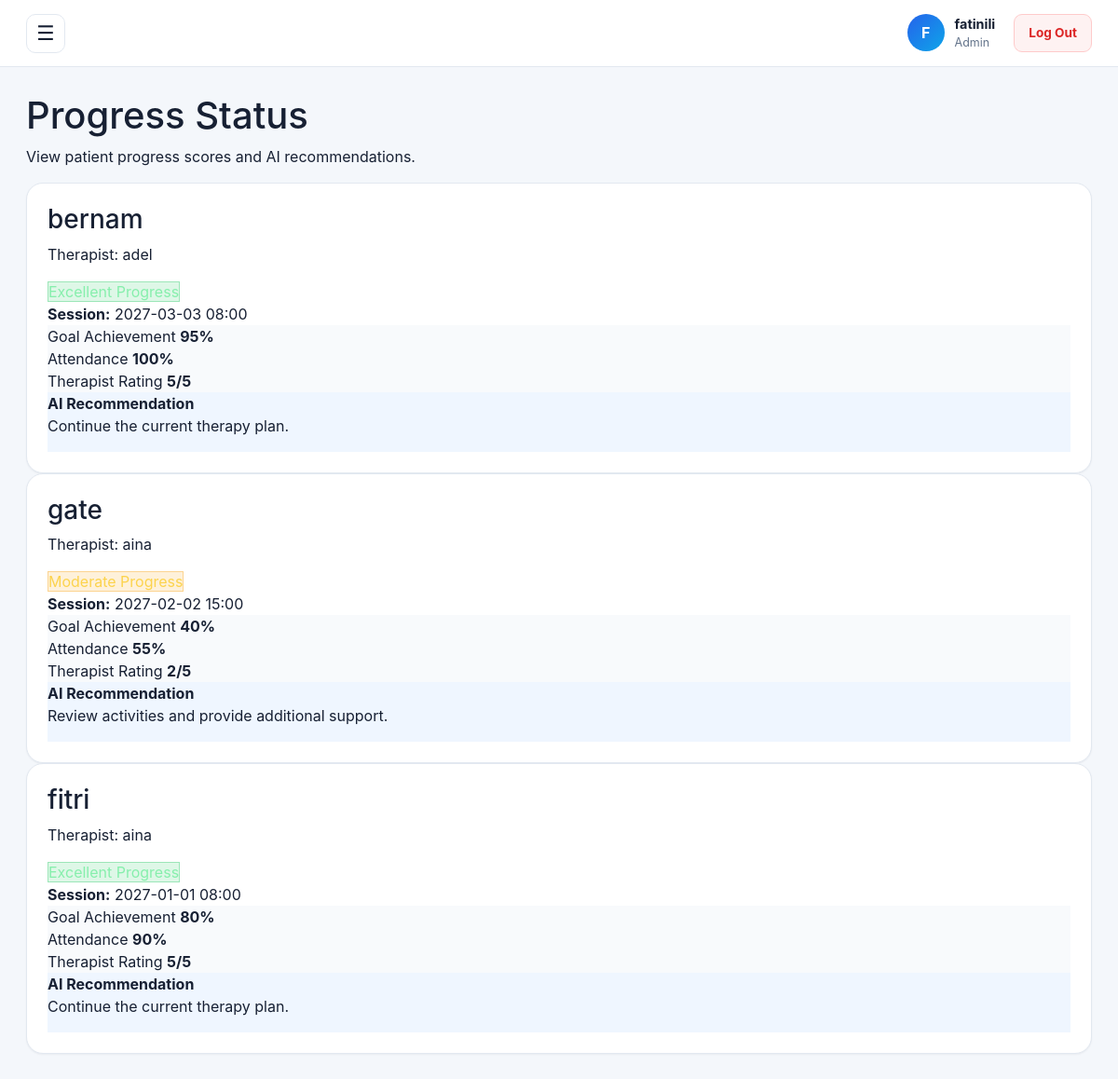
Page /admin/progress-status (signed in) on the earlier database version.
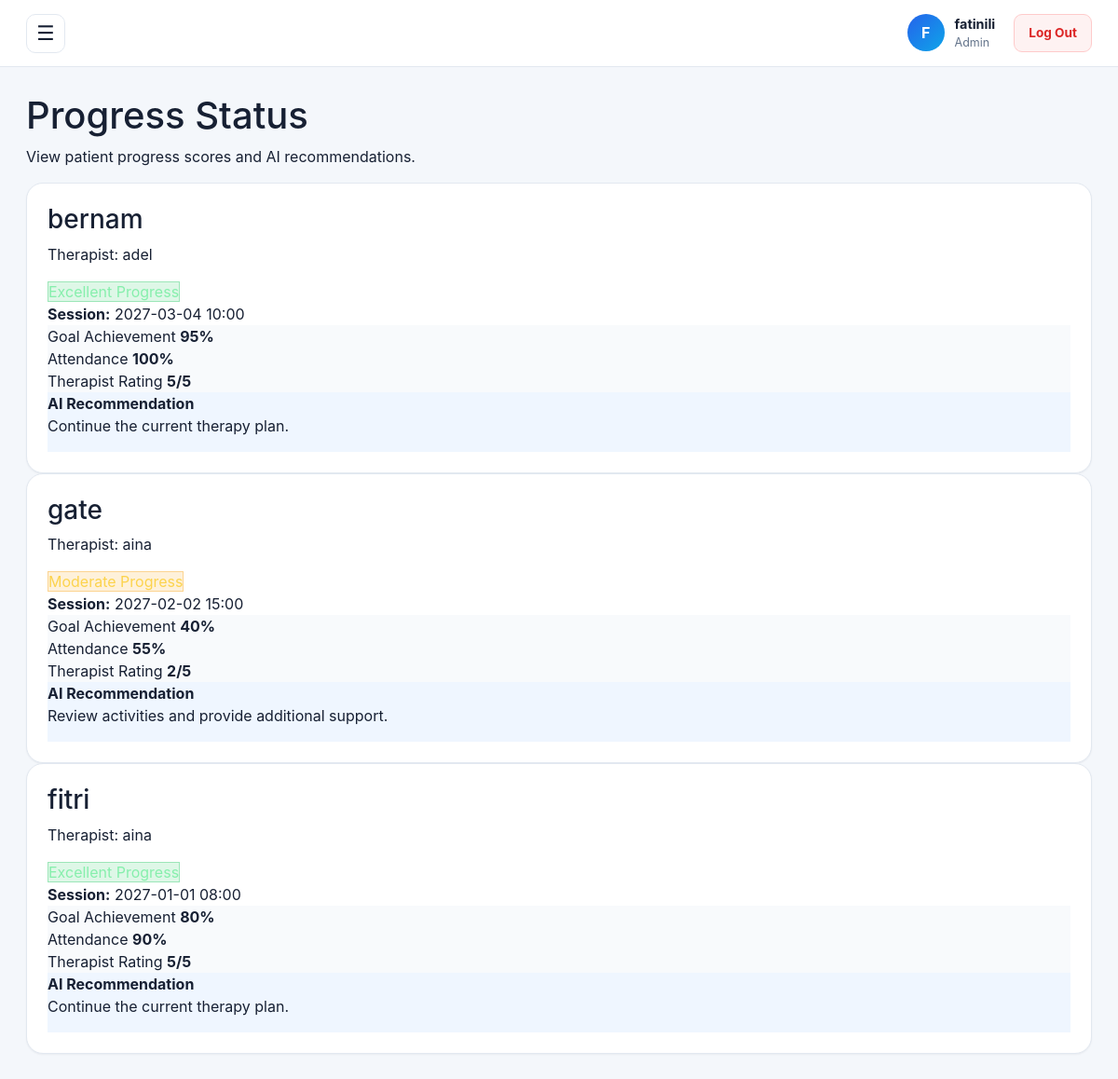
Same page on the later database version.
### tables this page shows
CREATE TABLE progress_notes (
        note_id INTEGER PRIMARY KEY AUTOINCREMENT,
        appointment_id INTEGER NOT NULL,
        therapist_user_id INTEGER NOT NULL,
        created_at TEXT NOT NULL,
        content TEXT NOT NULL, goal_score INTEGER DEFAULT 0, attendance_rate INTEGER DEFAULT 0, therapist_rating INTEGER DEFAULT 0, progress_status TEXT, ai_recommendation TEXT,
        FOREIGN KEY(appointment_id) REFERENCES appointments(appointment_id),
        FOREIGN KEY(therapist_user_id) REFERENCES users(user_id)
    );

CREATE TABLE appointments (
        appointment_id INTEGER PRIMARY KEY AUTOINCREMENT,
        client_id INTEGER NOT NULL,
        therapist_user_id INTEGER NOT NULL,
        appointment_type TEXT NOT NULL CHECK(appointment_type IN ('THERAPY','ASSESSMENT')) DEFAULT 'THERAPY',
        date_time TEXT NOT NULL,
        location TEXT,
        status TEXT NOT NULL CHECK(status IN ('Scheduled','Cancelled','Completed')) DEFAULT 'Scheduled',
        notes TEXT,

        confirmation_status TEXT NOT NULL
            CHECK(confirmation_status IN ('Pending','Accepted','Declined','Rescheduled'))
            DEFAULT 'Pending',
        update_note TEXT,
        last_updated_at TEXT,

        FOREIGN KEY(client_id) REFERENCES clients(client_id),
        FOREIGN KEY(therapist_user_id) REFERENCES users(user_id)
    );

CREATE TABLE clients (
        client_id INTEGER PRIMARY KEY AUTOINCREMENT,
        parent_user_id INTEGER NOT NULL,
        full_name TEXT NOT NULL,
        date_of_birth TEXT,
        FOREIGN KEY(parent_user_id) REFERENCES users(user_id)
    );

CREATE TABLE users (
        user_id INTEGER PRIMARY KEY AUTOINCREMENT,
        full_name TEXT NOT NULL,
        email TEXT NOT NULL UNIQUE,
        password_hash TEXT NOT NULL,

        role TEXT NOT NULL
            CHECK(role IN ('ADMIN', 'THERAPIST', 'PARENT')),

        must_change_password INTEGER NOT NULL DEFAULT 0,
        is_active INTEGER NOT NULL DEFAULT 1,

        approval_status TEXT NOT NULL
            CHECK(
                approval_status IN (
                    'APPROVED',
                    'PENDING',
                    'REJECTED'
                )
            )
            DEFAULT 'APPROVED'
    );

### app.py (the view)
@app.get("/admin/progress-status")
@login_required(roles=["ADMIN"])
def admin_progress_status():
    db = get_db()
    statuses = db.execute("""
        SELECT
            pn.note_id,
            pn.goal_score,
            pn.attendance_rate,
            pn.therapist_rating,
            pn.progress_status,
            pn.ai_recommendation,
            pn.created_at,
            c.full_name AS client_name,
            u.full_name AS therapist_name,
            a.appointment_type,
            a.date_time
        FROM progress_notes pn
        JOIN appointments a
            ON a.appointment_id = pn.appointment_id
        JOIN clients c
            ON c.client_id = a.client_id
        JOIN users u
            ON u.user_id = pn.therapist_user_id
        ORDER BY pn.created_at DESC
    """).fetchall()
    return render_template(
        "admin_progress_status.html",
        statuses=statuses
    )

### app.py (called while the page is built)
def get_db():
    if "db" not in g:
        g.db = sqlite3.connect(DB_PATH)
        g.db.row_factory = sqlite3.Row
    return g.db

def login_required(roles=None):
    def decorator(fn):
        @wraps(fn)
        def wrapper(*args, **kwargs):
            user = session.get("user")
            if not user:
                flash("Please log in first.", "error")
                return redirect(url_for("home"))
            if roles and user.get("role") not in roles:
                abort(403)
            return fn(*args, **kwargs)
        return wrapper
    return decorator

### templates/admin_progress_status.html (shortened to what this page needs)
{% extends "base.html" %}
{% block content %}
<section>
  <div class="page-header">
    <div>
      <h1>Progress Status</h1>
      <p class="muted">
        View patient progress scores and AI recommendations.
      </p>
    </div>
  </div>
  {% if statuses %}
    <div class="progress-grid">
      {% for status in statuses %}
        <div class="card progress-card">
          <div class="progress-card-header">
            <div>
              <h3>{{ status.client_name }}</h3>
              <p class="muted progress-therapist">
                Therapist: {{ status.therapist_name }}
              </p>
            </div>
            <span class="progress-badge
                {% if status.progress_status == 'Excellent Progress' %}
                    progress-excellent
                {% elif status.progress_status == 'Good Progress' %}
                    progress-good
                {% elif status.progress_status == 'Moderate Progress' %}
                    progress-moderate
                {% else %}
                    progress-poor
                {% endif %}
            ">
                {{ status.progress_status }}
            </span>
          </div>
          <div class="progress-session">
            <strong>Session:</strong>
            {{ status.date_time }}
          </div>
          <div class="progress-stats">
            <div class="progress-stat">
              <span>Goal Achievement</span>
              <strong>{{ status.goal_score }}%</strong>
            </div>
            <div class="progress-stat">
              <span>Attendance</span>
              <strong>{{ status.attendance_rate }}%</strong>
            </div>
            <div class="progress-stat">
              <span>Therapist Rating</span>
              <strong>{{ status.therapist_rating }}/5</strong>
            </div>
          </div>
          <div class="recommendation-box">
            <strong>AI Recommendation</strong>
            <p>{{ status.ai_recommendation }}</p>
          </div>
        </div>
      {% endfor %}
    </div>
  {% else %}
    <div class="empty-state">
      <h3>No progress status found</h3>
      <p>AI progress results will appear here.</p>
    </div>
  {% endif %}
</section>
{% endblock %}

Differences in the rows shown:
changed through a linked row, progress_notes "bernam": date_time "2027-03-03 08:00" → "2027-03-04 10:00"
